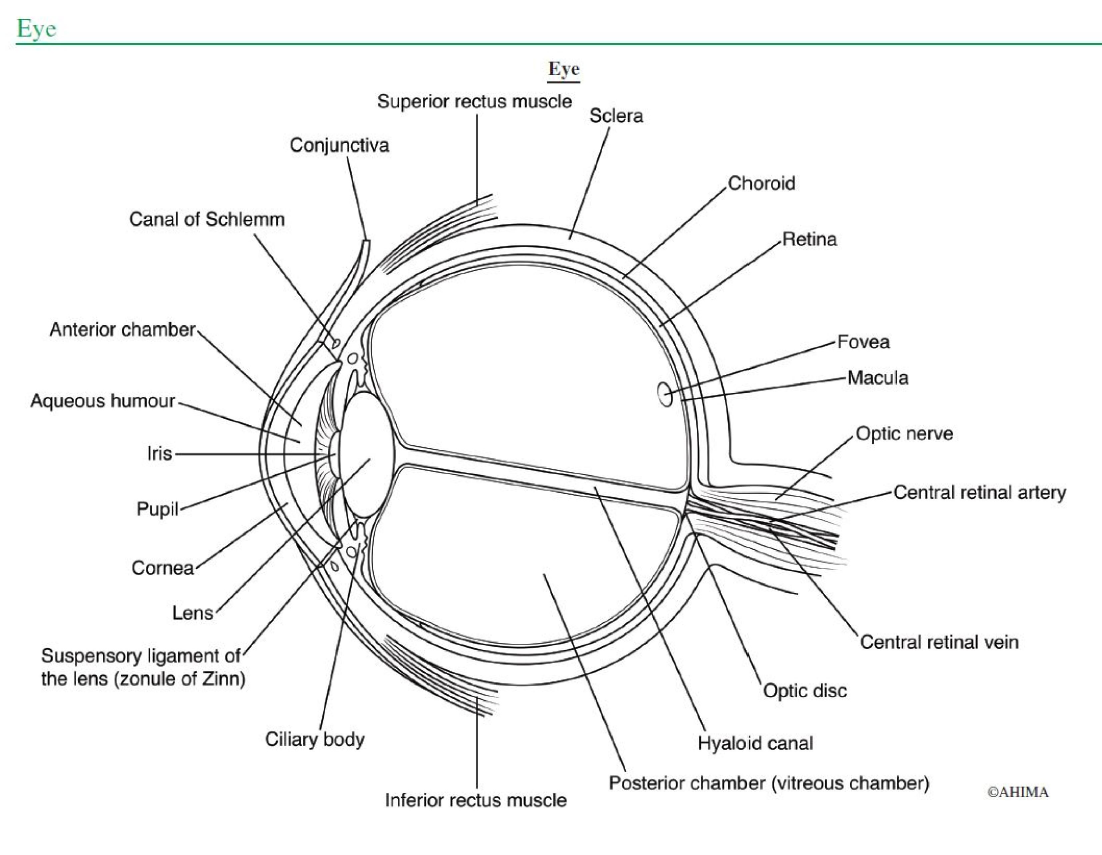
#> input picture datasets/original/test/BT702_O_1.jpg, 3306 x 2563 px, given as the content of the folder ../dataset/50kshoes_edges, which was not available (shown at 1/3 size)
$ python combine_A_and_B.py   (older library calls are emulated)
#> lines starting #> are read from the running program, lines starting #| are printed output that depends on the picture
import os
import numpy as np
import cv2
import argparse

parser = argparse.ArgumentParser('create image pairs')
parser.add_argument('--fold_A', dest='fold_A', help='input directory for image A', type=str, default='../dataset/50kshoes_edges')
parser.add_argument('--fold_B', dest='fold_B', help='input directory for image B', type=str, default='../dataset/50kshoes_jpg')
parser.add_argument('--fold_AB', dest='fold_AB', help='output directory', type=str, default='../dataset/test_AB')
parser.add_argument('--num_imgs', dest='num_imgs', help='number of images', type=int, default=1000000)
parser.add_argument('--use_AB', dest='use_AB', help='if true: (0001_A, 0001_B) to (0001_AB)', action='store_true')
parser.add_argument('--use_diff', dest='use_diff', help='if true: different names are allowed', action='store_true')
args = parser.parse_args()

for arg in vars(args):
    print('[%s] = ' % arg, getattr(args, arg))

splits = os.listdir(args.fold_A)

for sp in splits:
    img_fold_A = os.path.join(args.fold_A, sp)
    img_fold_B = os.path.join(args.fold_B, sp)
    img_list = os.listdir(img_fold_A)

    if args.use_AB:
        img_list = [img_path for img_path in img_list if '_A.' in img_path]

    if args.use_diff:
        img_list_B = os.listdir(img_fold_B)

    num_imgs = min(args.num_imgs, len(img_list))
    print('split = %s, use %d/%d images' % (sp, num_imgs, len(img_list)))
    img_fold_AB = os.path.join(args.fold_AB, sp)
    if not os.path.isdir(img_fold_AB):
        os.makedirs(img_fold_AB)
    print('split = %s, number of images = %d' % (sp, num_imgs))
    for n in range(num_imgs):
        name_A = img_list[n]
        path_A = os.path.join(img_fold_A, name_A)

        if args.use_AB:
            name_B = name_A.replace('_A.', '_B.')
        elif args.use_diff:
            name_B = img_list_B[n]
        else:
            name_B = name_A

        path_B = os.path.join(img_fold_B, name_B)
        if os.path.isfile(path_A) and os.path.isfile(path_B):
            name_AB = name_A
            if args.use_AB:
                name_AB = name_AB.replace('_A.', '.')  # remove _A
            path_AB = os.path.join(img_fold_AB, name_AB)
            im_A = cv2.imread(path_A, 1) # python2: cv2.CV_LOAD_IMAGE_COLOR; python3: cv2.IMREAD_COLOR
#> im_A is the input picture: shape (2563, 3306, 3); mean B, G, R 244, 244.1, 243.7
            im_B = cv2.imread(path_B, 1) # python2: cv2.CV_LOAD_IMAGE_COLOR; python3: cv2.IMREAD_COLOR
            im_AB = np.concatenate([im_A, im_B], 1)
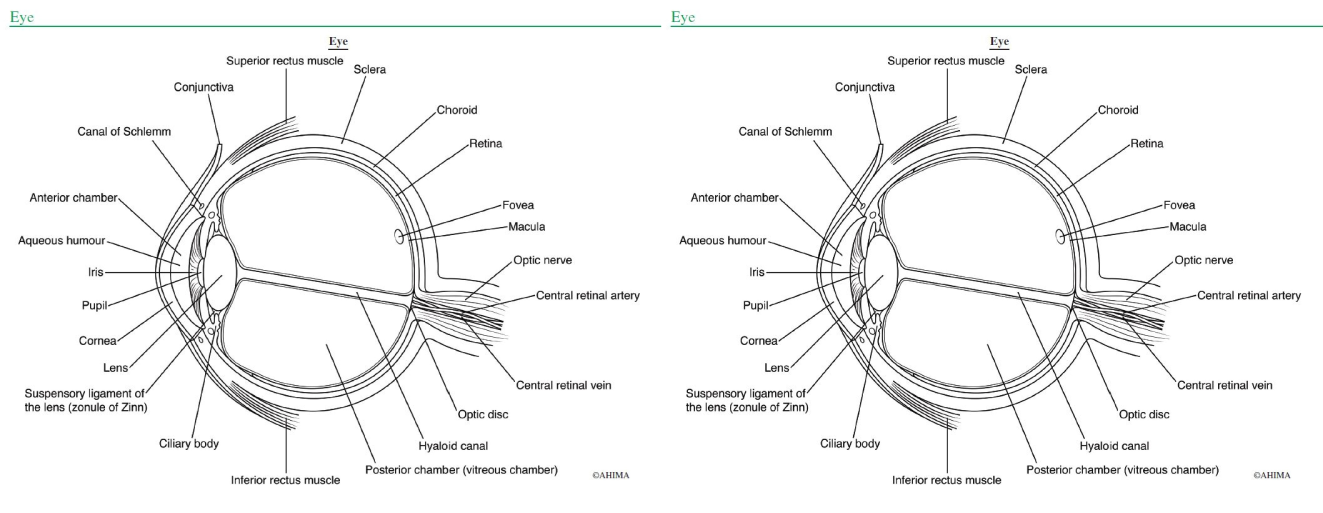
#> im_AB: shape (2563, 6612, 3) (shown at 1/5 size); mean B, G, R 244, 244.1, 243.7
            cv2.imwrite(path_AB, im_AB)

$ run again, on datasets/original/test/BT702_O_2.jpg
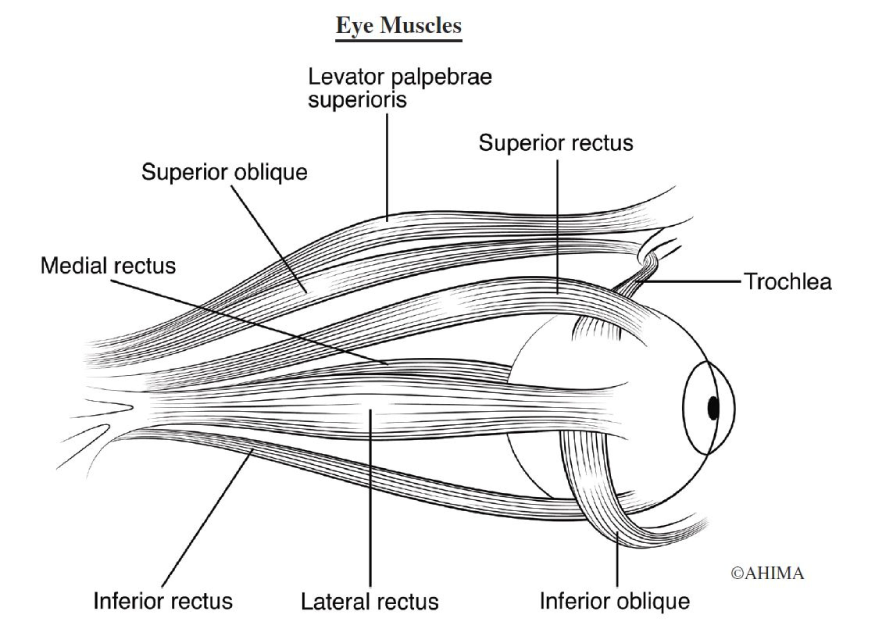
#> input picture datasets/original/test/BT702_O_2.jpg, 3475 x 2538 px, given as the content of the folder ../dataset/50kshoes_edges, which was not available (shown at 1/4 size)
#> im_A is the input picture: shape (2538, 3475, 3); mean B, G, R 237.3, 237.2, 237.4
#> `im_AB = np.concatenate([im_A, im_B], 1)`:
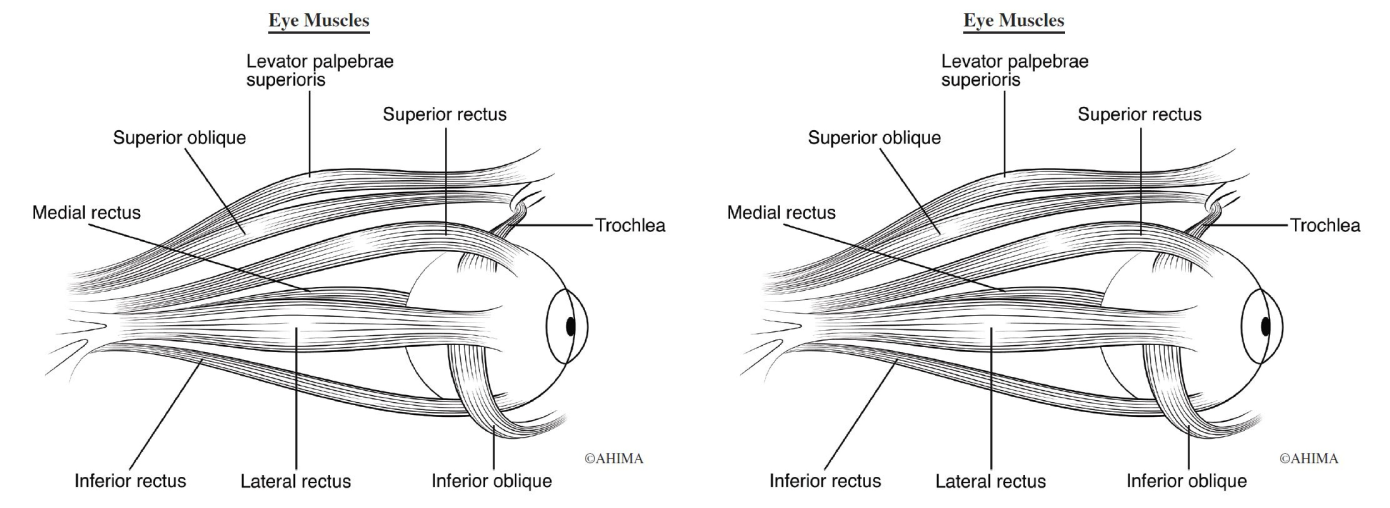
#> im_AB: shape (2538, 6950, 3) (shown at 1/5 size); mean B, G, R 237.3, 237.2, 237.4

$ run again, on datasets/original/test/BT702_O_3.jpg
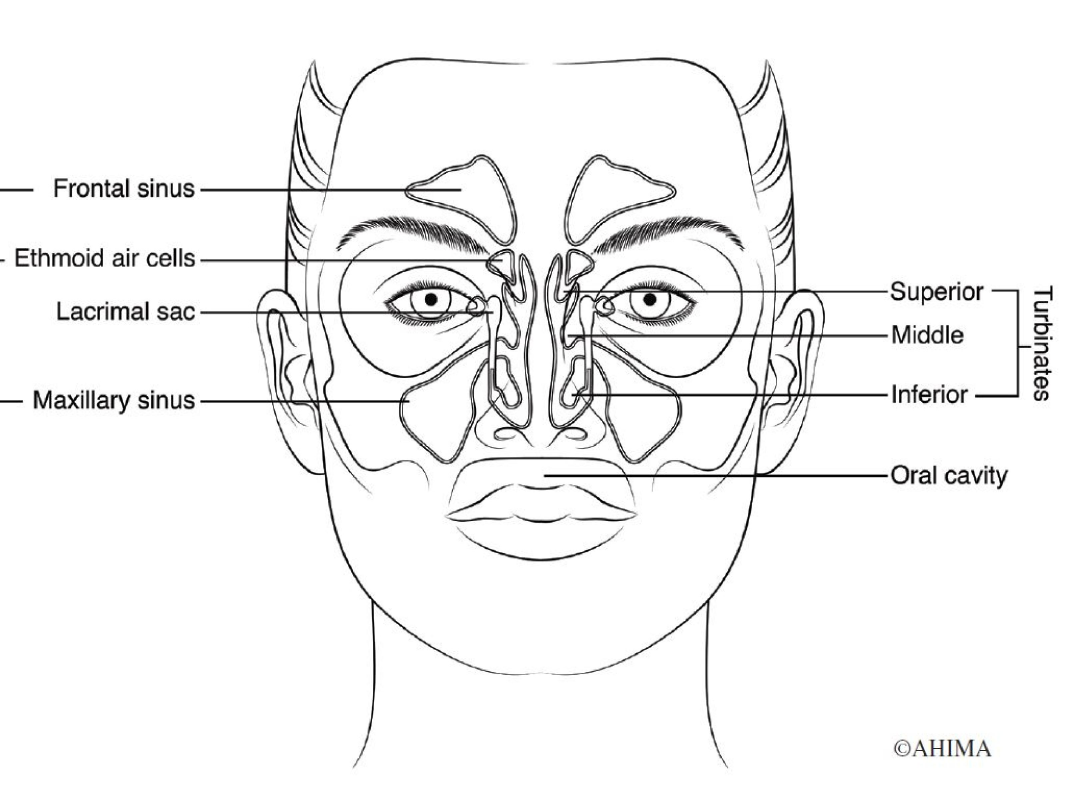
#> input picture datasets/original/test/BT702_O_3.jpg, 3244 x 2397 px, given as the content of the folder ../dataset/50kshoes_edges, which was not available (shown at 1/3 size)
#> im_A is the input picture: shape (2397, 3244, 3); mean B, G, R 243.6, 243.6, 243.6
#> `im_AB = np.concatenate([im_A, im_B], 1)`:
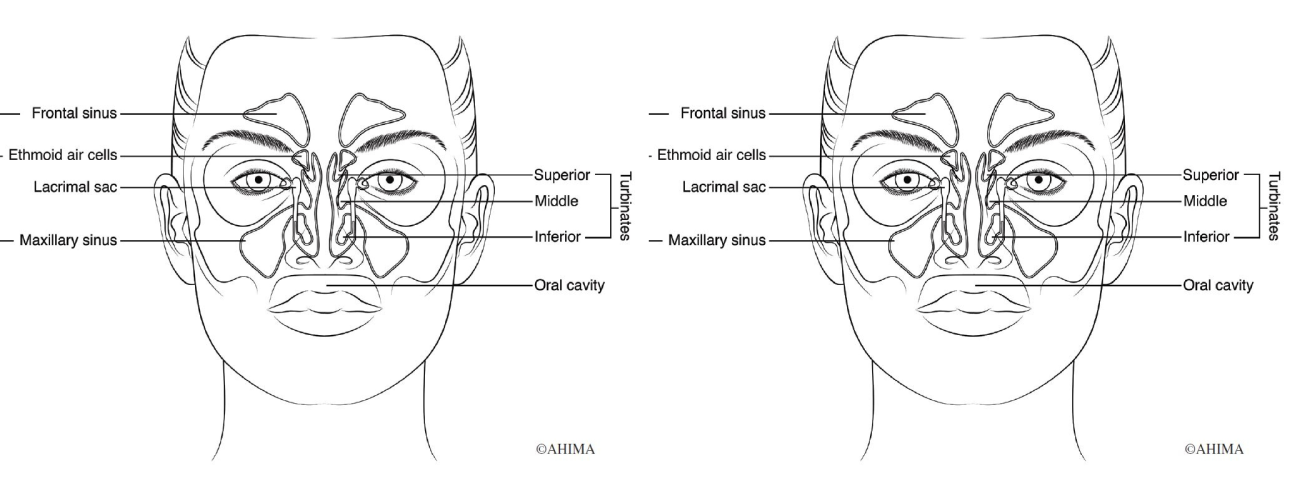
#> im_AB: shape (2397, 6488, 3) (shown at 1/5 size); mean B, G, R 243.6, 243.6, 243.6
